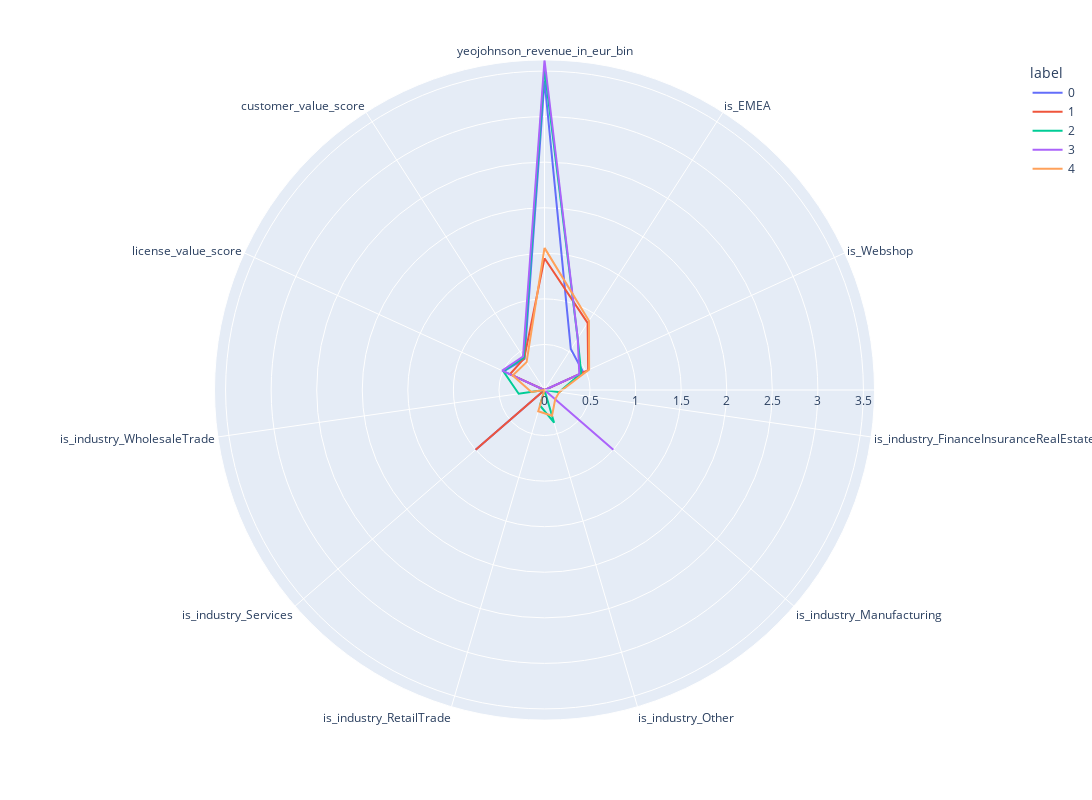

This figure's notebook cell:
### Code cell
clusters=pd.DataFrame(features,columns=features_df.columns)
clusters['label']=kmeans.labels_
polar=clusters.groupby("label").mean().reset_index()
polar=pd.melt(polar,id_vars=["label"])
fig = px.line_polar(polar, r="value", theta="variable", color="label", line_close=True,height=800,width=1400)
fig.show()

### Figure 1 — Plotly figure (JSON) as saved in the notebook; plotly's stock layout.template omitted (floating-point values rounded to 4 significant figures)
{"data": [{"hovertemplate": "label=0<br>value=%{r}<br>variable=%{theta}<extra></extra>", "legendgroup": "0", "line": {"color": "#636efa", "dash": "solid"}, "marker": {"symbol": "circle"}, "mode": "lines", "name": "0", "r": [3.396, 0.5342, 0.4679, 0, 0, 0, 0, 1, 0, 0.493, 0.4058, 3.396], "showlegend": true, "subplot": "polar", "theta": ["yeojohnson_revenue_in_eur_bin", "is_EMEA", "is_Webshop", "is_industry_FinanceInsuranceRealEstate", "is_industry_Manufacturing", "is_industry_Other", "is_industry_RetailTrade", "is_industry_Services", "is_industry_WholesaleTrade", "license_value_score", "customer_value_score", "yeojohnson_revenue_in_eur_bin"], "type": "scatterpolar"}, {"hovertemplate": "label=1<br>value=%{r}<br>variable=%{theta}<extra></extra>", "legendgroup": "1", "line": {"color": "#EF553B", "dash": "solid"}, "marker": {"symbol": "circle"}, "mode": "lines", "name": "1", "r": [1.446, 0.875, 0.5268, 0, 0, 0, 0, 1, 0, 0.4169, 0.4123, 1.446], "showlegend": true, "subplot": "polar", "theta": ["yeojohnson_revenue_in_eur_bin", "is_EMEA", "is_Webshop", "is_industry_FinanceInsuranceRealEstate", "is_industry_Manufacturing", "is_industry_Other", "is_industry_RetailTrade", "is_industry_Services", "is_industry_WholesaleTrade", "license_value_score", "customer_value_score", "yeojohnson_revenue_in_eur_bin"], "type": "scatterpolar"}, {"hovertemplate": "label=2<br>value=%{r}<br>variable=%{theta}<extra></extra>", "legendgroup": "2", "line": {"color": "#00cc96", "dash": "solid"}, "marker": {"symbol": "circle"}, "mode": "lines", "name": "2", "r": [3.526, 0.6733, 0.4428, 0.1629, 0, 0.3738, 0.1773, 0, 0.286, 0.4988, 0.4215, 3.526], "showlegend": true, "subplot": "polar", "theta": ["yeojohnson_revenue_in_eur_bin", "is_EMEA", "is_Webshop", "is_industry_FinanceInsuranceRealEstate", "is_industry_Manufacturing", "is_industry_Other", "is_industry_RetailTrade", "is_industry_Services", "is_industry_WholesaleTrade", "license_value_score", "customer_value_score", "yeojohnson_revenue_in_eur_bin"], "type": "scatterpolar"}, {"hovertemplate": "label=3<br>value=%{r}<br>variable=%{theta}<extra></extra>", "legendgroup": "3", "line": {"color": "#ab63fa", "dash": "solid"}, "marker": {"symbol": "circle"}, "mode": "lines", "name": "3", "r": [3.622, 0.6748, 0.4196, 0, 1, 0, 0, 0, 0, 0.5107, 0.4365, 3.622], "showlegend": true, "subplot": "polar", "theta": ["yeojohnson_revenue_in_eur_bin", "is_EMEA", "is_Webshop", "is_industry_FinanceInsuranceRealEstate", "is_industry_Manufacturing", "is_industry_Other", "is_industry_RetailTrade", "is_industry_Services", "is_industry_WholesaleTrade", "license_value_score", "customer_value_score", "yeojohnson_revenue_in_eur_bin"], "type": "scatterpolar"}, {"hovertemplate": "label=4<br>value=%{r}<br>variable=%{theta}<extra></extra>", "legendgroup": "4", "line": {"color": "#FFA15A", "dash": "solid"}, "marker": {"symbol": "circle"}, "mode": "lines", "name": "4", "r": [1.56, 0.9024, 0.5384, 0.1634, 0.1554, 0.2928, 0.243, 0, 0.1454, 0.3841, 0.3637, 1.56], "showlegend": true, "subplot": "polar", "theta": ["yeojohnson_revenue_in_eur_bin", "is_EMEA", "is_Webshop", "is_industry_FinanceInsuranceRealEstate", "is_industry_Manufacturing", "is_industry_Other", "is_industry_RetailTrade", "is_industry_Services", "is_industry_WholesaleTrade", "license_value_score", "customer_value_score", "yeojohnson_revenue_in_eur_bin"], "type": "scatterpolar"}], "layout": {"height": 800, "legend": {"title": {"text": "label"}, "tracegroupgap": 0}, "margin": {"t": 60}, "polar": {"angularaxis": {"direction": "clockwise", "rotation": 90}, "domain": {"x": [0, 1], "y": [0, 1]}}, "width": 1400}}
